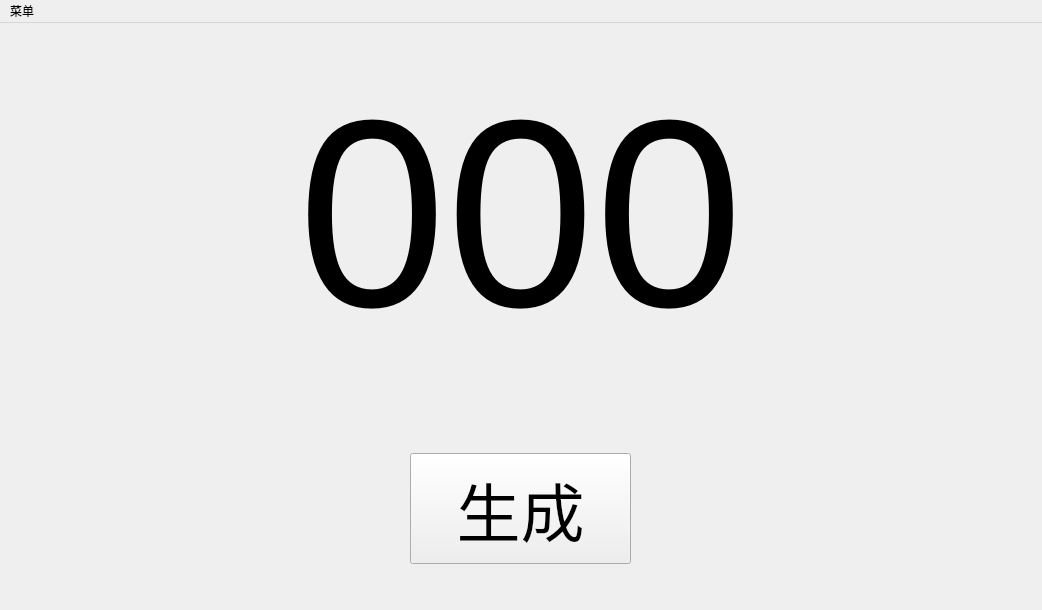
<?xml version="1.0" encoding="UTF-8"?>
<ui version="4.0">
 <class>Rander</class>
 <widget class="QMainWindow" name="Rander">
  <property name="geometry">
   <rect>
    <x>0</x>
    <y>0</y>
    <width>1042</width>
    <height>610</height>
   </rect>
  </property>
  <property name="windowTitle">
   <string>随机数生成器</string>
  </property>
  <widget class="QWidget" name="centralWidget">
   <widget class="QLabel" name="number">
    <property name="geometry">
     <rect>
      <x>20</x>
      <y>30</y>
      <width>1001</width>
      <height>321</height>
     </rect>
    </property>
    <property name="font">
     <font>
      <family>Microsoft YaHei UI</family>
      <pointsize>200</pointsize>
     </font>
    </property>
    <property name="text">
     <string>000</string>
    </property>
    <property name="alignment">
     <set>Qt::AlignCenter</set>
    </property>
   </widget>
   <widget class="QPushButton" name="pushButton">
    <property name="geometry">
     <rect>
      <x>410</x>
      <y>430</y>
      <width>221</width>
      <height>111</height>
     </rect>
    </property>
    <property name="font">
     <font>
      <family>微软雅黑</family>
      <pointsize>48</pointsize>
     </font>
    </property>
    <property name="text">
     <string>生成</string>
    </property>
   </widget>
  </widget>
  <widget class="QMenuBar" name="menuBar">
   <property name="geometry">
    <rect>
     <x>0</x>
     <y>0</y>
     <width>1042</width>
     <height>23</height>
    </rect>
   </property>
   <widget class="QMenu" name="menu">
    <property name="title">
     <string>菜单</string>
    </property>
    <addaction name="setting"/>
    <addaction name="exit"/>
   </widget>
   <addaction name="menu"/>
  </widget>
  <action name="setting">
   <property name="text">
    <string>设置</string>
   </property>
   <property name="shortcut">
    <string>Ctrl+S</string>
   </property>
  </action>
  <action name="exit">
   <property name="text">
    <string>退出</string>
   </property>
   <property name="toolTip">
    <string>退出</string>
   </property>
   <property name="shortcut">
    <string>Ctrl+Q</string>
   </property>
  </action>
 </widget>
 <layoutdefault spacing="6" margin="11"/>
 <resources/>
 <connections/>
</ui>
